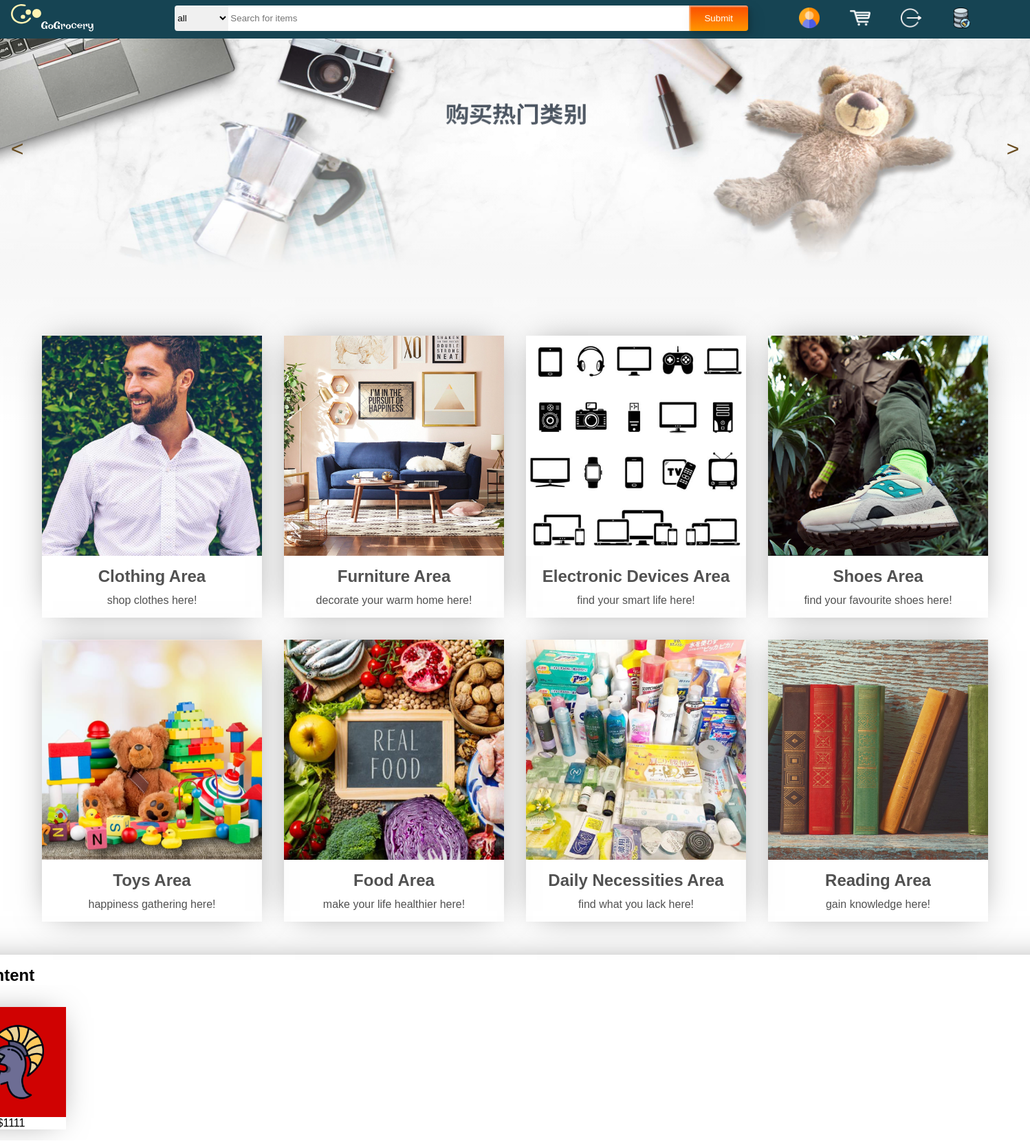
Screenshot of / (signed in) with the database file from the repository.
### models.py (models this page shows)
class Order(db.Model):
    __tablename__ = 'orders'
    id = db.Column(db.Integer, primary_key=True, autoincrement=True)
    good_amount = db.Column(db.Integer, nullable=False)
    cost = db.Column(db.Integer, nullable=False)
    shopping_list_id = db.Column(db.Integer, db.ForeignKey('shoppingList.id'))
    product_id = db.Column(db.Integer, db.ForeignKey('product.id'))
    shopping_list = db.relationship('ShoppingList', backref='orders')
    product = db.relationship('Product', backref='orders')

class Product(db.Model):
    __tablename__ = 'product'
    id = db.Column(db.Integer, primary_key=True, autoincrement=True)
    price = db.Column(db.Integer, nullable=False)
    name = db.Column(db.CHAR(200), nullable=False)
    description = db.Column(db.Text, nullable=False)
    tag = db.Column(db.CHAR(200), nullable=False)
    picture_address = db.Column(db.TEXT(2000), nullable=False)
    shop_id = db.Column(db.Integer, db.ForeignKey('shop.id'))
    shop = db.relationship('Shop', backref='products')

### app.py (the view)
@app.route('/', methods=['GET', 'POST'])
def index():
    searchForm = SearchForm()
    user = None
    if "email" in session:
        email = session["email"]
        user = Customer.query.filter_by(email=email).first()
    return render_template("index.html", user=user, categories=staticContents.categories, searchForm=searchForm)

### forms.py
class SearchForm(FlaskForm):
    product_name = StringField(validators=[Length(min=1, max=200, message="no more than 200 characters")])
    tag = SelectField(choices=[('All', 'all'), ('cloth', 'cloth'), ('furniture', 'furniture'), ('electronic', 'electronic'), ('shoe', 'shoe'), ('toy', 'toy'),
                               ('food', 'food'), ('necessity', 'necessity'), ('book', 'book'), ('else', 'else')])
    submit = SubmitField()

### templates/index.html (shortened to what this page needs)
{% extends "MainpageBase.html" %}
{% block csslink %}
    <link rel="stylesheet" href="../static/css/fluidImage.css">
    <link rel="stylesheet" href="../static/css/cardContent.css">
    <link rel="stylesheet" href="../static/css/shoppingCartMain.css">
{% endblock %}
{% block body %}
    <div class="whole-container">
        <div id="fluid-image-container">
            <ul id="image-list">
                <li>
                    <div class="block-item" id="b1"></div>
                </li>
            </ul>
            <div class="prev">
                <
            </div>
            <div class="next">
                >
            </div>
        </div>
        <div class="content-area">
            <ul id="card-list">
                {% for category in categories %}
                    <li class="card-item">
                        <a class="category-image" href="/search?tag={{ category[4] }}" hover_image = '{{ category[1] }}'>
                        </a>
                        <a class="category-description" href="" >
                        <h2>{{category[2]}}</h2>
                        <p>{{category[3]}}</p>
                        </a>
                    </li>
                {% endfor %}
            </ul>
            {% if user != None %}
            <div class="shopping-cart-present">
                <h2>Your Shopping Cart Content</h2>
                <section id="slider">
                    <ul id="shopping-list">
                        {% for order in user.shoppingList[0].orders %}
                            <li class="shopping-item">
                                <a class="shopping-item-image" href="{{ url_for("User.shopping_bag") }}">
                                    <img src="{{ url_for("static", filename='product_img/' + order.product.picture_address) }}" alt="{{ order.product.description }}">
                                </a>
                                <p>${{ order.product.price }}</p >
                            </li>
                        {% endfor %}
                    </ul>
                </section>
            </div>
            {% endif %}
        </div>
    </div>
{% endblock %}

### static/css/MainpageBase_style.css (style rules this page uses)
.category-selection { border: none; background-color: #f0f0f0; height: 2.3rem; outline: none; vertical-align: middle; border-radius: 4px 0 0 4px; }
#search { background-color: #FFFFFF; height: 2.3rem; width: 100%; outline: none; vertical-align: middle; border-style: none; padding-left: 3px; padding-right: 6px; transition: all 0.3s ease; }
.custom-btn { color: #fff; background: transparent; cursor: pointer; transition: all 0.3s ease; position: relative; display: inline-block; box-shadow:inset 2px 2px 2px 0 rgba(255,255,255,.5), 7px 7px 20px 0 rgba(0,0,0,.1), 4px 4px 5px 0 rgba(0,0,0,.1); outline: none; }
#searchBtn { width: 100%; height: 2.3rem; background: linear-gradient(0deg, rgba(255,151,0,1) 0%, rgba(251,75,2,1) 100%); padding: 0; border-radius: 0 4px 4px 0; border-style: none; }
#searchBtn:before, #searchBtn:after { position: absolute; content: ""; right: 0; bottom: 0; background: rgba(251,75,2,1); transition: all 0.3s ease; }
#searchBtn:before { width: 3px; }
#searchBtn:after { height: 3px; }
a { cursor: pointer; transition: all 0.3s ease; position: relative; display: inline-block; }

### static/css/fluidImage.css (style rules this page uses)
#fluid-image-container { width: 100%; height: 35em; overflow: hidden; }
#image-list { width: 500vw; height: 35em; text-decoration: none; list-style: none; }
#image-list li { float: left; width: 100vw; height: 35em; }
.block-item { width: 100vw; height: 35em; }
.prev { width: 1.5em; height: 5em; color: #694c1f; text-align: center; line-height: 5em; position: absolute; left: 1px; top: 8%; cursor: pointer; font-size: 32px; transition: ease 0.1s 0.1s; }
.next { width: 1.5em; height: 5em; color: #694c1f; text-align: center; line-height: 5em; position: absolute; right: 1px; top: 8%; cursor: pointer; font-size: 32px; transition: ease 0.1s 0.1s; }
#b1 { background: linear-gradient(to top, rgba(255, 255, 255, 1), rgba(255, 255, 255, 0)), url("../images/classification.jpeg") no-repeat center top / 100% 100%; }

### static/css/cardContent.css (style rules this page uses)
.whole-container { width: 100%; font-size: 16px; font-family: sans-serif; }
.content-area { margin-top: -10rem; }
.category-image { display: block; min-height: 20rem; background: #fff center center no-repeat; background-size: cover; filter: blur(3px); }
.category-image.loaded { filter: none; transition: filter 1s; }
#card-list { display: block; margin: 1rem auto; padding: 0; font-size: 0; text-align: center; list-style: none; }
.card-item { display: inline-block; width: 90%; max-width: 20rem; margin: 1rem; font-size: 1rem; text-decoration: none; overflow: hidden; box-shadow: 0 0 3rem -1rem rgba(0,0,0,0.5); transition: transform 0.1s ease-in-out, box-shadow 0.1s; }
.category-description { display: block; padding: 1em 0.5em; color: #515151; text-decoration: none; }
.category-description h2 { margin: 0 0 0.5em; }
.category-description p { margin: 0; }

### static/css/shoppingCartMain.css (style rules this page uses)
.shopping-cart-present { display: block; margin-top: 2rem; margin-bottom: 2rem; padding: 1rem; text-align: left; list-style: none; font-size: 1rem; text-decoration: none; overflow: hidden; box-shadow: 0 0 3rem -1rem rgba(0,0,0,0.5); transition: transform 0.1s ease-in-out, box-shadow 0.1s; }
section { width: 100%; overflow-x: auto; }
#shopping-list { width: max-content; display: block; margin: 1rem 0; padding: 0; font-size: 0; text-align: center; list-style: none; }
.shopping-item { float: left; display: inline-block; max-width: 10rem; margin: 1rem; font-size: 1rem; text-decoration: none; overflow: hidden; box-shadow: 0 0 3rem -1rem rgba(0,0,0,0.5); transition: transform 0.1s ease-in-out, box-shadow 0.1s; }
.shopping-item-image img { display: block; width: 10em; height: 10em; }
.shopping-item-image { display: block; background: #fff center center no-repeat; background-size: cover; }

### templates/MainpageBase.html (style rules this page uses)
* { margin: 0; padding: 0; }
body { width: 100%; }

### rows the page displays
Order: picture_address (picture), product.price "1111"

### other values shown
{{ category[2] }} "Clothing Area" "Furniture Area" "Electronic Devices Area" "Shoes Area" "Toys Area" "Food Area" "Daily Necessities Area" "Reading Area"
{{ category[3] }} "shop clothes here!" "decorate your warm home here!" "find your smart life here!" "find your favourite shoes here!" "happiness gathering here!" "make your life healthier here!" "find what you lack here!" "gain knowledge here!"
